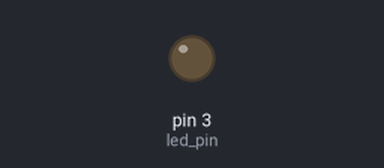
This sketch was run on a simulated Arduino Uno, built with avr-gcc and run on an emulated ATmega328P. Parts: output pins drawn as LEDs (lit = HIGH).

Above: at 0.05 s.
At 2.75 s:
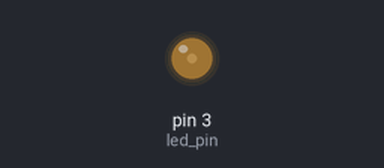
At 5.5 s:
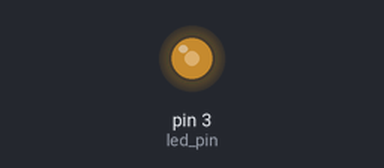
At 11.0 s:
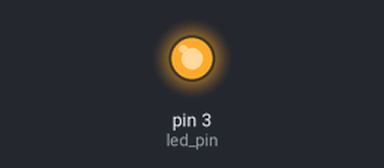
Timing chart, 0 to 14.3 s (numbered marks = the images above):
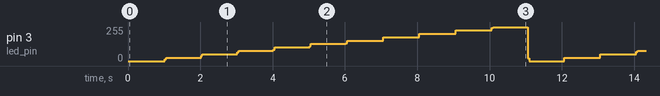

The sketch:

_13led_fading_by_digitalWrite.ino
```cpp
const int led_pin = 3;

void setup() {
  pinMode(led_pin, OUTPUT);
}

unsigned long current_millis = 0;
unsigned long prev_millis = 0;
unsigned long interval_millis = 1000;

void loop() {

  for(int t_high=0;t_high<=10;t_high++) {
  while(1) {
    digitalWrite(led_pin, HIGH);
    delay(t_high);
    digitalWrite(led_pin, LOW);
    delay(10-t_high);

    current_millis = millis();
    if(current_millis - prev_millis >= interval_millis) {
    prev_millis = current_millis;
    break;
    }
  }
  }
}
```
